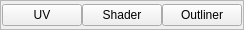
         <widget class="QFrame" name="frame">
          <property name="minimumSize">
           <size>
            <width>0</width>
            <height>24</height>
           </size>
          </property>
          <property name="maximumSize">
           <size>
            <width>16777215</width>
            <height>30</height>
           </size>
          </property>
          <property name="frameShape">
           <enum>QFrame::StyledPanel</enum>
          </property>
          <property name="frameShadow">
           <enum>QFrame::Raised</enum>
          </property>
          <layout class="QGridLayout" name="gridLayout_3">
           <property name="leftMargin">
            <number>1</number>
           </property>
           <property name="topMargin">
            <number>1</number>
           </property>
           <property name="rightMargin">
            <number>1</number>
           </property>
           <property name="bottomMargin">
            <number>1</number>
           </property>
           <property name="horizontalSpacing">
            <number>0</number>
           </property>
           <property name="verticalSpacing">
            <number>1</number>
           </property>
           <item row="0" column="1">
            <widget class="QPushButton" name="pushButton_2">
             <property name="minimumSize">
              <size>
               <width>0</width>
               <height>20</height>
              </size>
             </property>
             <property name="text">
              <string>Shader</string>
             </property>
            </widget>
           </item>
           <item row="0" column="2">
            <widget class="QPushButton" name="pushButton_3">
             <property name="minimumSize">
              <size>
               <width>0</width>
               <height>20</height>
              </size>
             </property>
             <property name="text">
              <string>Outliner</string>
             </property>
            </widget>
           </item>
           <item row="0" column="0">
            <widget class="QPushButton" name="pushButton">
             <property name="minimumSize">
              <size>
               <width>0</width>
               <height>20</height>
              </size>
             </property>
             <property name="text">
              <string>UV</string>
             </property>
            </widget>
           </item>
          </layout>
         </widget>
